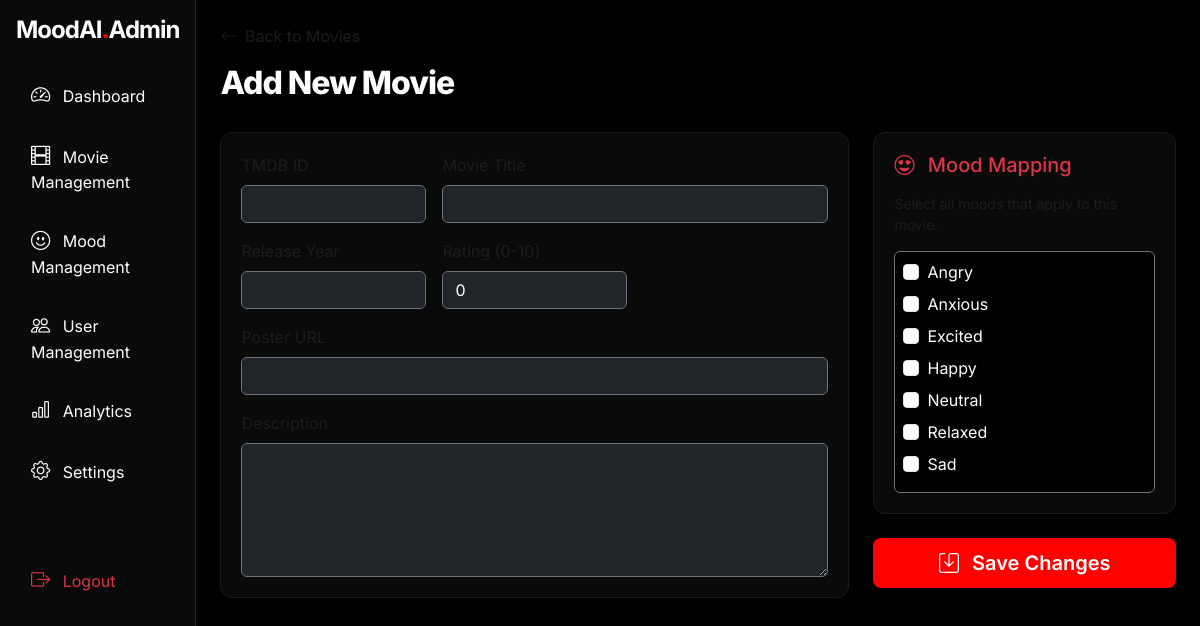
/admin/movies/add_edit.php (signed in), run on the app's committed database.
### tables this page shows
CREATE TABLE IF NOT EXISTS `moods` (
  `id` int(11) NOT NULL AUTO_INCREMENT,
  `name` varchar(50) NOT NULL UNIQUE,
  `description` text DEFAULT NULL,
  `associated_genres` varchar(100) DEFAULT NULL,  
  `created_at` datetime DEFAULT CURRENT_TIMESTAMP,
  PRIMARY KEY (`id`)
);

### admin/movies/add_edit.php (the view, shortened to what this page needs)
<?php
require_once '../includes/admin_header.php';
$id = $_GET['id'] ?? null;
$movie = [
    'tmdb_id' => '',
    'title' => '',
    'overview' => '',
    'poster_path' => '',
    'vote_average' => 0.0,
    'genre_id' => 0,
    'release_year' => '',
    'original_language' => 'en'
];
$selected_moods = [];
$stmt = $pdo->query("SELECT id, name FROM moods ORDER BY name ASC");
$all_moods = $stmt->fetchAll();
?>
<div class="mb-4">
    <a href="index.php" class="text-muted text-decoration-none"><i class="bi bi-arrow-left me-1"></i> Back to Movies</a>
    <h2 class="section-title mt-3"><?php echo $id ? 'Edit Movie & Mappings' : 'Add New Movie'; ?></h2>
</div>
<form method="POST" class="row g-4">
    <div class="col-lg-8">
        <div class="premium-card">
            <div class="row g-3">
                <div class="col-md-4">
                    <label class="form-label text-muted">TMDB ID</label>
                    <input type="number" name="tmdb_id" class="form-control bg-dark text-white border-secondary"
                           value="<?php echo htmlspecialchars($movie['tmdb_id']); ?>" required <?php echo $id ? 'readonly' : ''; ?>>
                </div>
                <div class="col-md-8">
                    <label class="form-label text-muted">Movie Title</label>
                    <input type="text" name="title" class="form-control bg-dark text-white border-secondary"
                           value="<?php echo htmlspecialchars($movie['title']); ?>" required>
                </div>
                <div class="col-md-4">
                    <label class="form-label text-muted">Release Year</label>
                    <input type="number" name="release_year" class="form-control bg-dark text-white border-secondary"
                           value="<?php echo htmlspecialchars($movie['release_year']); ?>">
                </div>
                <div class="col-md-4">
                    <label class="form-label text-muted">Rating (0-10)</label>
                    <input type="number" step="0.1" name="vote_average" class="form-control bg-dark text-white border-secondary"
                           value="<?php echo htmlspecialchars($movie['vote_average']); ?>">
                </div>
                <div class="col-12">
                    <label class="form-label text-muted">Poster URL</label>
                    <input type="text" name="poster_path" class="form-control bg-dark text-white border-secondary"
                           value="<?php echo htmlspecialchars($movie['poster_path']); ?>">
                </div>
                <div class="col-12">
                    <label class="form-label text-muted">Description</label>
                    <textarea name="overview" class="form-control bg-dark text-white border-secondary"
                              rows="5"><?php echo htmlspecialchars($movie['overview']); ?></textarea>
                </div>
            </div>
        </div>
    </div>
    <div class="col-lg-4">
        <div class="premium-card mb-4">
            <h5 class="mb-3 text-danger"><i class="bi bi-emoji-heart-eyes me-2"></i> Mood Mapping</h5>
            <p class="text-muted small">Select all moods that apply to this movie.</p>
            <div class="mood-selection-grid p-2 border border-secondary rounded bg-black" style="max-height: 300px; overflow-y: auto;">
                <?php foreach ($all_moods as $m): ?>
                    <div class="form-check mb-2">
                        <input class="form-check-input" type="checkbox" name="moods[]" value="<?php echo $m['id']; ?>"
                               id="mood_<?php echo $m['id']; ?>" <?php echo in_array($m['id'], $selected_moods) ? 'checked' : ''; ?>>
                        <label class="form-check-label text-white" for="mood_<?php echo $m['id']; ?>">
                            <?php echo htmlspecialchars($m['name']); ?>
                        </label>
                    </div>
                <?php endforeach; ?>
            </div>
        </div>
        <div class="d-grid">
            <button type="submit" class="btn btn-premium btn-lg">
                <i class="bi bi-save me-2"></i> Save Changes
            </button>
        </div>
    </div>
</form>
<?php require_once '../includes/admin_footer.php'; ?>

### admin/assets/css/admin_style.css (style rules this page uses)
:root { --accent-red: #FF0000; --deep-red: #950101; --dark-bg: #000000; --card-bg: #0a0a0a; }
body { font-family: 'Inter', sans-serif; }
.premium-card { background: var(--card-bg); border: 1px solid #1a1a1a; border-radius: 12px; padding: 20px; transition: 0.3s; }
.section-title { font-weight: 800; letter-spacing: -1px; margin-bottom: 30px; }
.btn-premium { background: var(--accent-red); color: white; border: none; padding: 10px 20px; border-radius: 8px; font-weight: 600; transition: 0.3s; }

### data on the page
moods: name "Angry"
moods: name "Anxious"
moods: name "Excited"
moods: name "Happy"
moods: name "Neutral"
moods: name "Relaxed"
moods: name "Sad"
